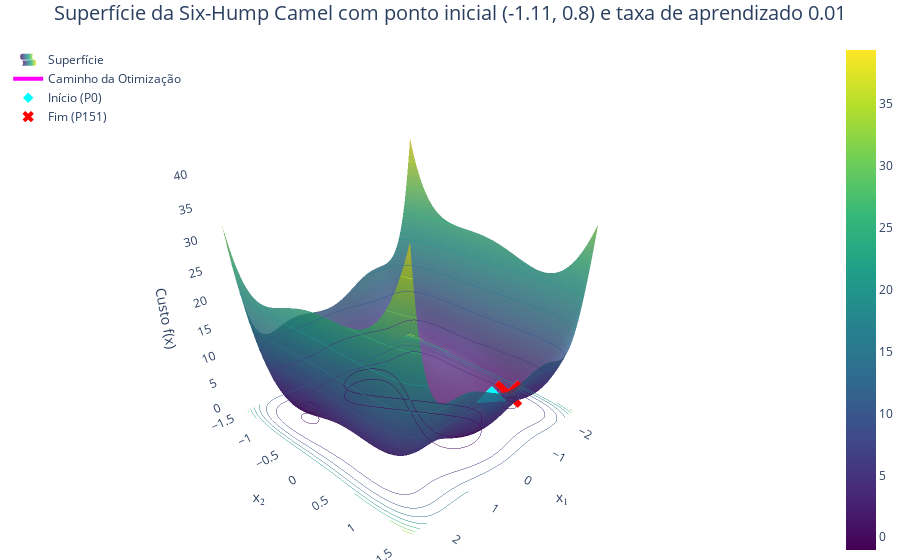

Write notebook code for a chart like this one.
### Code cell
learning_rate = learning_rates[1]
surface_title = f"Superfície da Six-Hump Camel com ponto inicial {initial_point} e taxa de aprendizado {learning_rate}"
x_values, _, _ = dict_of_results[initial_point][learning_rate]

plot_six_hump_camel(six_hump_camel, x_values, title=surface_title)

### Figure 1 — Plotly figure (JSON) as saved in the notebook; plotly's stock layout.template omitted (floating-point values rounded to 4 significant figures; data arrays with more than 128 entries replaced by an {"elided": "..."} marker saying what was removed)
{"data": [{"colorscale": [[0, "#440154"], [0.1111, "#482878"], [0.2222, "#3e4989"], [0.3333, "#31688e"], [0.4444, "#26828e"], [0.5556, "#1f9e89"], [0.6667, "#35b779"], [0.7778, "#6ece58"], [0.8889, "#b5de2b"], [1, "#fde725"]], "contours": {"z": {"highlightcolor": "limegreen", "project": {"z": true}, "show": true, "usecolormap": true}}, "name": "Superfície", "opacity": 0.8, "showlegend": true, "type": "surface", "x": {"elided": "100x100 float values"}, "y": {"elided": "100x100 float values"}, "z": {"elided": "100x100 float values"}}, {"line": {"color": "magenta", "width": 4}, "mode": "lines", "name": "Caminho da Otimização", "type": "scatter3d", "x": {"elided": "152 float values"}, "y": {"elided": "152 float values"}, "z": {"elided": "152 float values"}}, {"marker": {"color": "cyan", "size": 8, "symbol": "diamond"}, "mode": "markers", "name": "Início (P0)", "type": "scatter3d", "x": [-1.11], "y": [0.8], "z": [0.5543]}, {"marker": {"color": "red", "size": 10, "symbol": "x"}, "mode": "markers", "name": "Fim (P151)", "type": "scatter3d", "x": [-1.704], "y": [0.7961], "z": [-0.2155]}], "layout": {"legend": {"x": 0.01, "y": 0.99}, "margin": {"b": 0, "l": 0, "r": 0, "t": 40}, "scene": {"camera": {"eye": {"x": 1.5, "y": 1.5, "z": 1}}, "xaxis": {"backgroundcolor": "rgba(0, 0, 0,0)", "title": {"text": "x₁"}}, "yaxis": {"backgroundcolor": "rgba(0, 0, 0,0)", "title": {"text": "x₂"}}, "zaxis": {"backgroundcolor": "rgba(0, 0, 0,0)", "title": {"text": "Custo f(x)"}}}, "title": {"font": {"size": 20}, "text": "Superfície da Six-Hump Camel com ponto inicial (-1.11, 0.8) e taxa de aprendizado 0.01", "x": 0.5}}}
